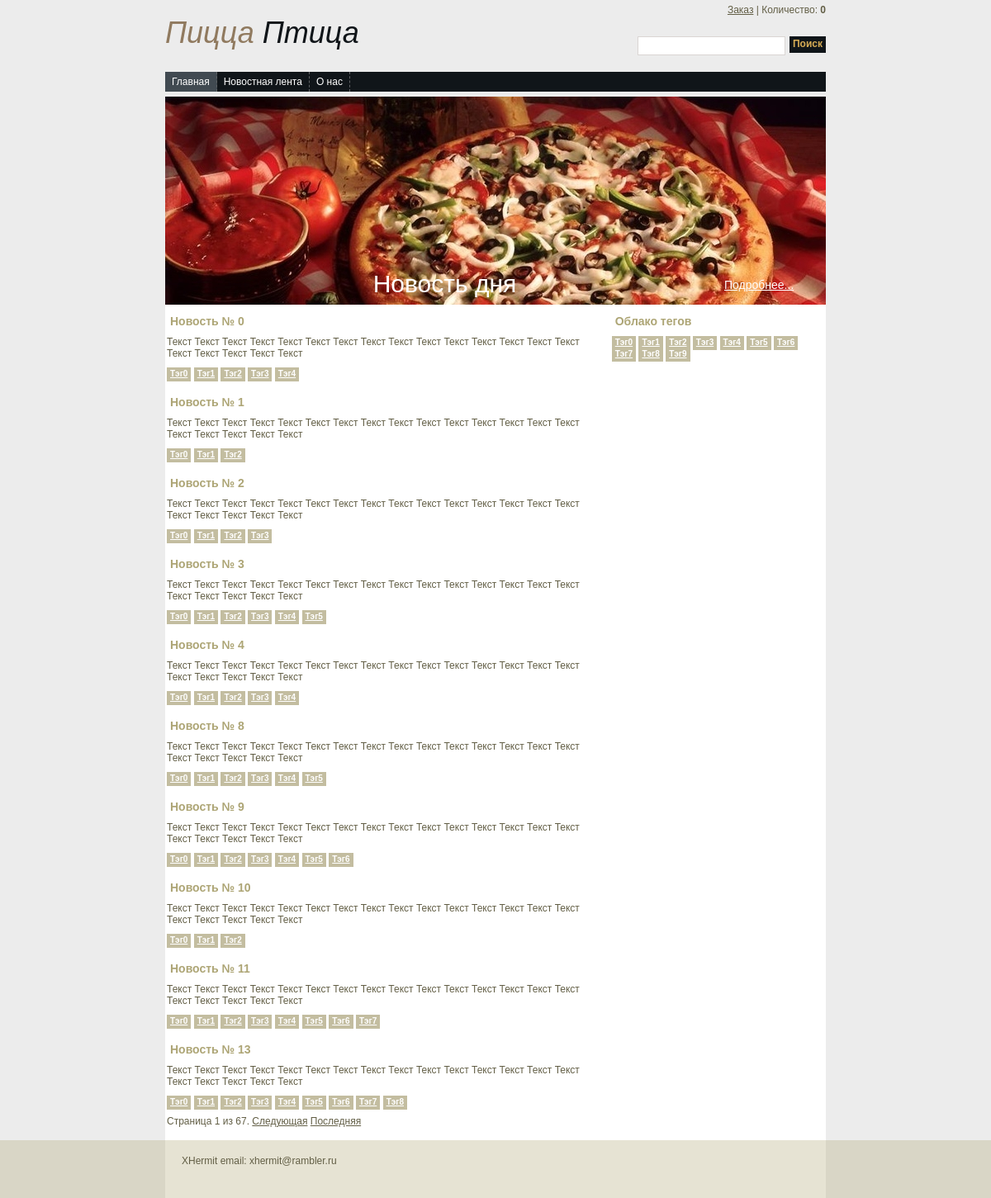
The page /news/?tag_filter=3 on the database its author committed.
### webstorefront/models.py (models this page shows, shortened)
class New(models.Model):
    uuid = models.CharField(max_length=140, default=lambda: str(uuid.uuid4()))
    title = models.CharField(max_length=300)
    body = models.TextField()
    date_reg = models.DateTimeField(default=now)
    tags = models.ManyToManyField(NewsTag, related_name='news', null=True)

class NewsTag(models.Model):
    label = models.CharField(max_length=100)

### webstorefront/views.py (the view)
# urls.py: url(r'^news/', webstorefront.views.news_view),
def news_view(request):
    rec_news = models.New.objects.all()
    tag_filter = request.GET.get('tag_filter')
    if tag_filter:
        rec_news = rec_news.filter(tags__in=tag_filter)
    search_txt = request.GET.get('search')
    if search_txt:
        rec_news = rec_news.filter(title__icontains=search_txt)
    news_paginator = paginator.Paginator(rec_news, 10)
    page = request.GET.get('page')
    try:
        news = news_paginator.page(page)
    except paginator.PageNotAnInteger:
        news = news_paginator.page(1)
    except paginator.EmptyPage:
        news = news_paginator.page(news_paginator.num_pages)
    context = dict()
    context['news'] = news
    context['tags'] = models.NewsTag.objects.all()
    context['pos_count'] = models.Order.objects.get(uuid=request.session['CURRENT_ORDER']).positions.all().count() if 'CURRENT_ORDER' in request.session else 0
    return render_to_response('news.html', context)

### templates/news.html
<!DOCTYPE html PUBLIC "-//W3C//DTD XHTML 1.0 Strict//EN" "http://www.w3.org/TR/xhtml1/DTD/xhtml1-strict.dtd">
<html xmlns="http://www.w3.org/1999/xhtml">
{% include "head.html" %}
<body>
<div id="container">
    {% include "header.html" %}
    <table>
        <tr>
            <td valign="top">
                {% include "news_content.html" %}
            </td>
            <td valign="top">
                {% include "tag_cloud.html" %}
            </td>
        </tr>
    </table>
    <br class="clearfloat" />
</div>
{% include "footer.html" %}
</body>
</html>

### templates/news_content.html (shortened to what this page needs)
<div id="newsContent">
    {% for new_rec in news %}
    <div>
      	<h2>{{ new_rec.title }}</h2>
       	<div>{{ new_rec.body }}</div>
        <div class="taglist">
            {% for tag in new_rec.tags.all %}
            <a href="?tag_filter={{ tag.id }}" class="tag">{{ tag.label }}</a>
            {% endfor %}
        </div>
    </div>
    {% endfor %}
    <div class="pagination">
    <span class="step-links">
        <span class="current">
            Страница {{ news.number }} из {{ news.paginator.num_pages }}.
        </span>
        {% if news.has_next %}
            <a href="?page={{ news.next_page_number }}">Следующая</a>
            <a href="?page={{ news.paginator.num_pages }}">Последняя</a>
        {% endif %}
    </span>
</div>
</div>

### templates/tag_cloud.html
<div class="tagsblock">
    <h2>Облако тегов</h2>
	<div class="tags">
        {% for tag in tags %}
        <a href="?tag_filter={{ tag.id }}" class="tag">{{ tag.label }}</a>
        {% endfor %}
	</div>
</div>

### static/css/styles.css (style rules this page uses)
* { margin:0; padding:0; }
body { font-family:Arial, Helvetica, sans-serif; color:#625e45; font-size:12px; background: #ececec; }
a { color:#625e45; font-size:12px; text-decoration:underline; }
#container { width:800px; background: #FFFFFF; margin: 0 auto; text-align: left; }
h2 { font-size:14px; color:#ada575; font-weight:bold; padding:10px 4px; }
.taglist { margin:10px auto; clear:both; }
.tag { background:#c3bda0; cursor:pointer; border:0; font-size:10px; font-weight:bold; color:#ffffff; padding:2px 4px 4px 4px; }
#newsContent { margin: 0 20px 0 0; }
.tagsblock { vertical-align: top; }

### rows shown on the page
New: title "Новость № 0", body "Текст Текст Текст Текст Текст Текст Текст Текст Текст Текст Текст Текст Текст Текст Текст Текст Текст Текст Текст Текст"
NewsTag: label "Тэг0"
NewsTag: label "Тэг1"
NewsTag: label "Тэг2"
NewsTag: label "Тэг3"
NewsTag: label "Тэг4"
New: title "Новость № 1", body "Текст Текст Текст Текст Текст Текст Текст Текст Текст Текст Текст Текст Текст Текст Текст Текст Текст Текст Текст Текст"
New: title "Новость № 2", body "Текст Текст Текст Текст Текст Текст Текст Текст Текст Текст Текст Текст Текст Текст Текст Текст Текст Текст Текст Текст"
New: title "Новость № 3", body "Текст Текст Текст Текст Текст Текст Текст Текст Текст Текст Текст Текст Текст Текст Текст Текст Текст Текст Текст Текст"
NewsTag: label "Тэг5"
New: title "Новость № 4", body "Текст Текст Текст Текст Текст Текст Текст Текст Текст Текст Текст Текст Текст Текст Текст Текст Текст Текст Текст Текст"
New: title "Новость № 8", body "Текст Текст Текст Текст Текст Текст Текст Текст Текст Текст Текст Текст Текст Текст Текст Текст Текст Текст Текст Текст"
New: title "Новость № 9", body "Текст Текст Текст Текст Текст Текст Текст Текст Текст Текст Текст Текст Текст Текст Текст Текст Текст Текст Текст Текст"
NewsTag: label "Тэг6"
New: title "Новость № 10", body "Текст Текст Текст Текст Текст Текст Текст Текст Текст Текст Текст Текст Текст Текст Текст Текст Текст Текст Текст Текст"
New: title "Новость № 11", body "Текст Текст Текст Текст Текст Текст Текст Текст Текст Текст Текст Текст Текст Текст Текст Текст Текст Текст Текст Текст"
NewsTag: label "Тэг7"
New: title "Новость № 13", body "Текст Текст Текст Текст Текст Текст Текст Текст Текст Текст Текст Текст Текст Текст Текст Текст Текст Текст Текст Текст"
NewsTag: label "Тэг8"
NewsTag: label "Тэг9"

### other values the page prints
{{ pos_count }} "0"
{{ news.number }} "1"
{{ news.paginator.num_pages }} "67"
